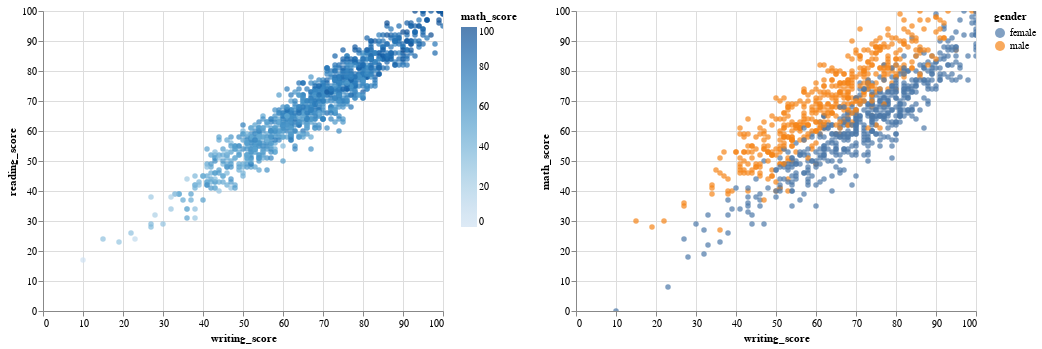

Notebook cell for this chart:
### Markdown cell above
## Goals and Tasks
The goal of this analysis is to explore the **Student Study Performance** dataset and uncover patterns and relationships within the test scores and gender of the students. By doing so, we aim to gain insights into how different abilities (math, writing, and reading) are related and whether gender plays a significant role in the results.

### Means
We will conduct the following tasks:
1. **Data Exploration**: Investigate the dataset's structure, variables, and distributions.
2. **Correlation Analysis**: Examine correlations between test scores (math, writing, and reading).
3. **Gender Comparison**: Compare test scores between male and female students.
4. **Visualization**: Create visual representations (scatterplots, histograms) to highlight patterns and trends.
5. **Statistical Measures**: Calculate summary statistics (e.g., mean, median) to quantify differences.

### Characteristics
We seek to learn:
- How test scores (math, writing, reading) are distributed.
- Whether there are significant differences in scores based on gender.
- Whether students tend to excel in multiple subjects or specialize in one area.

### Target Data
The dataset contains information on students' test scores, gender, and other relevant attributes.

### Workflow
1. **Data Loading**: Load the dataset.
2. **Exploratory Data Analysis (EDA)**:
    - Explore the distribution of test scores.
    - Investigate gender distribution.
3. **Gender Comparison**:
    - Compare test scores by gender.
5. **Visualization**:
    - Create scatterplots to visualize relationships.
    - Overlay histograms to compare score distributions.


### Roles
The analysis will be executed by me as student interested in understanding student performance and identifying potential gender-related patterns.

## Low-fidelity prototype
To achieve this, I initialy created the following low-fidelity prototype scatterplots to plot the results of Math Score, Writing Score, and Reading Score in a coordinate system. For Writing and Reading scores, positions along the X and Y axes were chosen, respectively, and for the Math score, a color gradient was used. In another scatterplot, I plotted the properties Math Score and Writing Score together (representation by position) and represented the gender of the participants with different colors (classification). This provided a first impression of the data and possible interesting aspects. Additionally, I made the two scaterplots interactive, as it allows me to better analyse the data manually.

### Code cell
import altair as alt
c1 = alt.Chart(data).mark_circle().encode(x="writing_score", y="reading_score", color="math_score").interactive()
c2 = alt.Chart(data).mark_circle().encode(x="writing_score", y="math_score", color="gender").interactive()
c1|c2

### Figure 1 — Vega-Lite specification as saved in the notebook (floating-point values rounded to 4 significant figures; data arrays with more than 128 entries replaced by an {"elided": "..."} marker saying what was removed)
{"config": {"view": {"continuousWidth": 400, "continuousHeight": 300}}, "hconcat": [{"mark": "circle", "encoding": {"color": {"type": "quantitative", "field": "math_score"}, "x": {"type": "quantitative", "field": "writing_score"}, "y": {"type": "quantitative", "field": "reading_score"}}, "selection": {"selector001": {"type": "interval", "bind": "scales", "encodings": ["x", "y"]}}}, {"mark": "circle", "encoding": {"color": {"type": "nominal", "field": "gender"}, "x": {"type": "quantitative", "field": "writing_score"}, "y": {"type": "quantitative", "field": "math_score"}}, "selection": {"selector002": {"type": "interval", "bind": "scales", "encodings": ["x", "y"]}}}], "data": {"name": "data-46199175f0fb1dbd59504d41aea5b2f0"}, "$schema": "https://vega.github.io/schema/vega-lite/v4.8.1.json", "datasets": {"data-46199175f0fb1dbd59504d41aea5b2f0": {"elided": "1000 records"}}}
